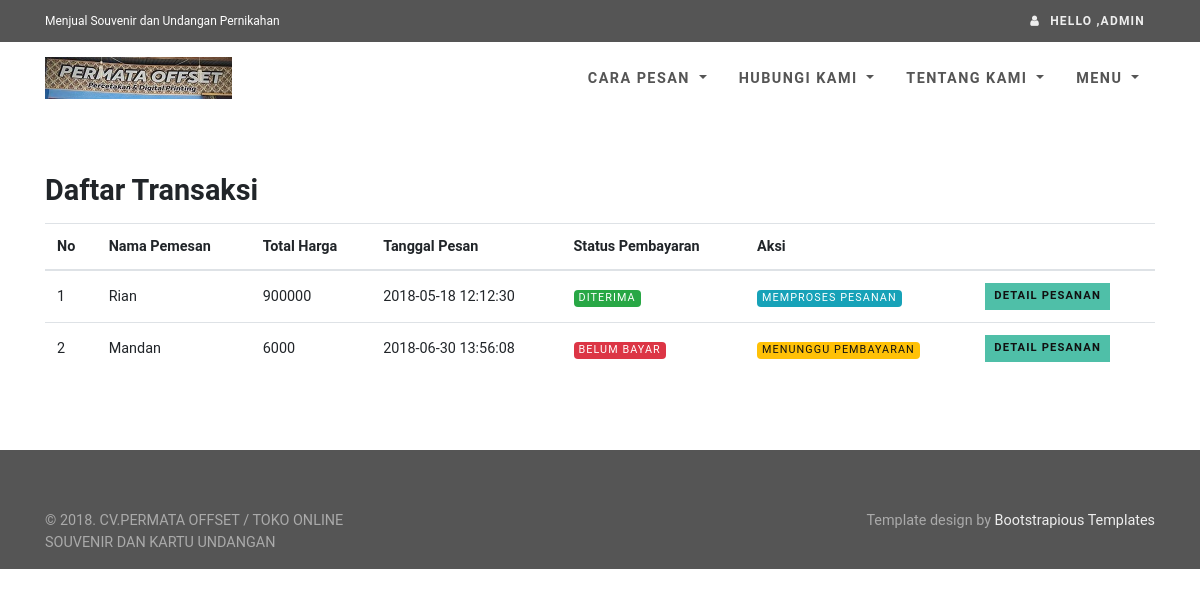
The app's page /admin/daftar-transaksi.php (signed in), older data.
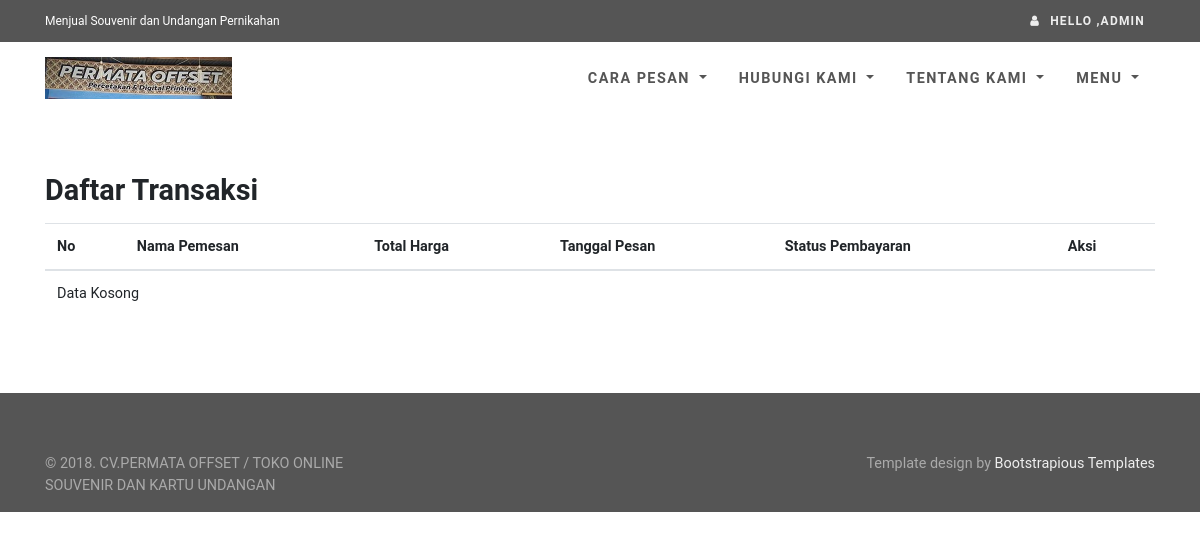
The same page, newer data.
### tables this page shows
CREATE TABLE `tbl_pemesanan` (
  `id_pemesanan` varchar(100) NOT NULL,
  `nama_pemesan` varchar(200) NOT NULL,
  `alamat_pemesan` varchar(255) NOT NULL,
  `no_telp` varchar(14) NOT NULL,
  `id_user` int(11) NOT NULL,
  `total_harga` int(11) NOT NULL,
  `jumlah_pesan` int(11) NOT NULL,
  `id_produk` int(11) NOT NULL,
  `tgl_pesan` timestamp NOT NULL DEFAULT CURRENT_TIMESTAMP ON UPDATE CURRENT_TIMESTAMP,
  `id_kota` int(11) DEFAULT NULL,
  PRIMARY KEY (`id_pemesanan`)
);

### db.php (called while the page is built, shortened)
<?php
class Sparrow {
    protected $sql;
    protected $db;
    protected $db_type;
    protected $stats;
    public $is_cached = false;
    public $stats_enabled = false;
    public $key_prefix = '';
    public function build($sql, $input) {
        return (strlen($input) > 0) ? ($sql.' '.$input) : $sql;
    }
    public function parseConnection($connection) {
        $url = parse_url($connection);
        $cfg = array();
        $cfg['type'] = isset($url['scheme']) ? $url['scheme'] : $url['path'];
        $cfg['hostname'] = isset($url['host']) ? $url['host'] : null;
        $cfg['database'] = isset($url['path']) ? substr($url['path'],1) : null;
        $cfg['username'] = isset($url['user']) ? $url['user'] : null;
        $cfg['password'] = isset($url['pass']) ? $url['pass'] : null;
        $cfg['port'] = isset($url['port']) ? $url['port'] : null;
        return $cfg;
    }
    public function reset() {
        $this->where = '';
        $this->order = '';
        $this->groups = '';
        $this->having = '';
        $this->limit = '';
        $this->offset = '';
        $this->sql = '';
    }
    protected function parseCondition($field, $value = null, $join = '', $escape = true) {
        if (is_string($field)) {
            $operator = '';
            if (!empty($operator)) {
                switch ($operator) {
                    case '%':
                        $condition = ' LIKE ';
                        break;
                    case '!%':
                        $condition = ' NOT LIKE ';
                        break;
                    case '@':
                        $condition = ' IN ';
                        break;
                    case '!@':
                        $condition = ' NOT IN ';
                        break;
                    default:
                        $condition = $operator;
                }
            }
            else {
                $condition = '=';
            }
            if (is_array($value)) {
                if (strpos($operator, '@') === false) $condition = ' IN ';
                $value = '('.implode(',', array_map(array($this, 'quote'), $value)).')';
            }
            else {
                $value = ($escape && !is_numeric($value)) ? $this->quote($value) : $value;
            }
            return $join.' '.str_replace('|', '', $field).$condition.$value;
        }
        else if (is_array($field)) {
            $str = '';
            foreach ($field as $key => $value) {
                $str .= $this->parseCondition($key, $value, $join, $escape);
                $join = '';
            }
            return $str;
        }
        else {
            throw new Exception('Invalid where condition.');
        }
    }
    public function from($table, $reset = true) {
        $this->table = $table;
        return $this;
    }
    public function join($table, array $fields, $type = 'INNER') {
        return $this;
    }
    public function leftJoin($table, array $fields) {
        return $this->join($table, $fields, 'LEFT OUTER');
    }
    public function limit($limit, $offset = null) {
        return $this;
    }
    public function distinct($value = true) {
        $this->distinct = ($value) ? 'DISTINCT' : '';
        return $this;
    }
    public function select($fields = '*', $limit = null, $offset = null) {
        $fields = (is_array($fields)) ? implode(',', $fields) : $fields;
        return $this;
    }
    public function sql($sql = null) {
        if ($sql !== null) {
            $this->sql = trim(
                (is_array($sql)) ?
                    array_reduce($sql, array($this, 'build')) :
                    $sql
            );
            return $this;
        }
        return $this->sql;
    }
    public function setDb($db) {
        $this->db = null;
        if (is_string($db)) {
            $this->setDb($this->parseConnection($db));
        }
        else if (is_array($db)) {
            switch ($db['type']) {
                case 'mysqli':
                    $this->db = new mysqli(
                        $db['hostname'],
                        $db['username'],
                        $db['password'],
                        $db['database']
                    );
                    break;
            }
            $this->db_type = $db['type'];
        }
    }
    public function execute($key = null, $expire = 0) {
        $result = null;
        $this->is_cached = false;
        if (!empty($this->sql)) {
            $error = null;
            switch ($this->db_type) {
                case 'mysqli':
                    $result = $this->db->query($this->sql);
                    break;
            }
        }
        return $result;
    }
    public function many($key = null, $expire = 0) {
        $data = array();
        $result = $this->execute($key, $expire);
        if ($this->is_cached) {
            $data = $result;
            if ($this->stats_enabled) {
                $this->stats['cached'][$this->key_prefix.$key] = $this->sql;
            }
        }
        else {
            switch ($this->db_type) {
                case 'mysqli':
                    if (function_exists('mysqli_fetch_all')) {
                        $data = $result->fetch_all(MYSQLI_ASSOC);
                    }
                    else {
                        while ($row = $result->fetch_assoc()) {
                            $data[] = $row;
                        }
                    }
                    break;
            }
        }
        return $data;
    }
}

### admin/daftar-transaksi.php (the view, shortened to what the changed rows need)
<?php
require "../koneksi.php";
include "../template/head.php";
?>
<body>
<div id="all">
<?php
$tableConf = array(
	array(
		"name"		=>	"nama_pemesan",
		"caption"	=>	"Nama Pemesan"
	),
	array(
		"name"		=>	"total_harga",
		"caption"	=>	"Total Harga"
	),
	array(
		"name"		=>	"tgl_pesan",
		"caption"	=>	"Tanggal Pesan"
	),
	array(
		"name"		=>	"status_pembayaran",
		"caption"	=>	"Status Pembayaran"
	)
);
if(isset($_GET['id_pemesanan'])){
	$detail = $db->from('tbl_pemesanan')
	    ->leftJoin('tbl_pembayaran', array('tbl_pemesanan.id_pemesanan' => 'tbl_pembayaran.id_pemesanan'))
	    ->join('tbl_produk', array('tbl_pemesanan.id_produk' => 'tbl_produk.id_produk'))
        ->join('tbl_kota', array('tbl_pemesanan.id_kota' => 'tbl_kota.id_kota'))
	    ->select(array('tbl_pemesanan.*','tbl_pembayaran.status_pembayaran','tbl_produk.*'))
	    ->where('tbl_pemesanan.id_pemesanan',$_GET['id_pemesanan'])
        ->select(array('tbl_pemesanan.*','tbl_pembayaran.status_pembayaran','tbl_produk.*','tbl_kota.*'))
	    ->one();
	echo $db->from('tbl_pemesanan')
	    ->leftJoin('tbl_pembayaran', array('tbl_pemesanan.id_pemesanan' => 'tbl_pembayaran.id_pemesanan'))
	    ->join('tbl_produk', array('tbl_pemesanan.id_produk' => 'tbl_produk.id_produk'))
        ->join('tbl_kota', array('tbl_pemesanan.id_kota' => 'tbl_kota.id_kota'))
	    ->select(array('tbl_pemesanan.*','tbl_pembayaran.status_pembayaran','tbl_produk.*'))
	    ->where('tbl_pemesanan.id_pemesanan',$_GET['id_pemesanan'])
        ->select(array('tbl_pemesanan.*','tbl_pembayaran.status_pembayaran','tbl_produk.*','tbl_kota.*'))->sql();
}else $dataTable = $db->from('tbl_pemesanan')
		->distinct()
	    ->leftJoin('tbl_pembayaran', array('tbl_pemesanan.id_pemesanan' => 'tbl_pembayaran.id_pemesanan'))
	    ->select(array('tbl_pemesanan.*','tbl_pembayaran.status_pembayaran'))
	    ->many();
?>
<div id="content">
<div class="container">
<div class="row bar mb-0">
<div class="col-md-12">
<?php
if(isset($_GET['id_pemesanan'])){
$foto = $db->from('tbl_foto_produk')->where('id_produk',$detail['id_produk'])->select()->many();
var_dump($detail);
?>
<h2>Produk Yang Dipesan</h2>
<div class="products-big">
<div class="row products">
<?php
foreach($foto as $f){
?>
	<div class="col-md-4 col-xs-12">
	<div class="product">
	  <div class="image"><img src="<?php echo $base_url; ?>/produk/<?php echo $f['foto_produk']; ?>" alt="" class="img-fluid image1"></div>
	</div>
  </div>
<?php
}
?>
</div>
</div>
<h2>Detail Transaksi</h2>
<?php
	if(empty($detail)){
		alert('danger','Transaksi tidak ditemukan');
	}else{
		$detailForm = array(
				array(
					"name"	=>	"input_group",
					"list"	=>	array(
						array(
							"name"	=>	"nama_pemesan",
							"label"	=>	"Nama Pemesan",
							"type"	=>	"input",
							"inputType"	=>	"text",
							"col"	=>	"12",
							"value"	=>  $detail['nama_pemesan'],
							"readonly"	=> true
						),
                        array(
							"name"	=>	"id_kota",
							"label"	=>	"Kota Tujuan",
							"type"	=>	"input",
							"inputType"	=>	"text",
							"col"	=> "12",
							"value"	=>  $detail['nm_kota']." (Biaya pengiriman ".$detail['tarif'].")",
							"readonly"	=> true
						),
						array(
							"name"	=>	"alamat_pemesan",
							"label"	=>	"Alamat Pemesan",
							"type"	=>	"textarea",
							"inputType"	=>	"text",
							"col"	=> "12",
							"value"	=>  $detail['alamat_pemesan'],
							"readonly"	=> true
						),
						array(
							"name"	=>	"no_telp",
							"label"	=>	"Nomor Telepon",
							"type"	=>	"input",
							"inputType"	=>	"text",
							"col"	=> "6",
							"value"	=>  $detail['no_telp'],
							"readonly"	=> true
						),
						array(
							"name"	=>	"harga",
							"label"	=>	"Harga Produk",
							"type"	=>	"input",
							"inputType"	=>	"number",
							"readonly"	=> true,
							"col"	=> "3",
							"value"	=>  $detail['harga'],
							"readonly"	=> true
						),
						array(
							"name"	=>	"jumlah_pesan",
							"label"	=>	"Jumlah Pesan",
							"type"	=>	"input",
							"inputType"	=>	"number",
							"readonly"	=> true,
							"col"	=> "3",
							"value"	=>  $detail['jumlah_pesan'],
							"readonly"	=> true
						),
						array(
							"name"	=>	"total_harga",
							"label"	=>	"Total Harga",
							"type"	=>	"input",
							"inputType"	=>	"number",
							"value"	=> $detail['total_harga'],
							"readonly"	=> true,
							"col"	=> "12",
							"readonly"	=> true
						)
					)
				)
			);
		formGenerator($detailForm);
		if($detail['jenis_produk'] == 'Undangan'){
		$dataUndangan = $db->from('tbl_detail_pesanan')->where('id_pemesanan',$_GET['id_pemesanan'])->select()->one();
			?>
<h2>Detail Undangan</h2>
<label for="nama_mempelai"><b>Nama Mempelai</b></label>
<p class="form-control"><?php echo $dataUndangan['nama_mempelai']; ?></p>
<label for="nama_orangtua"><b>Nama Orang Tua</b></label>
<p class="form-control"><?php echo $dataUndangan['nama_orangtua']; ?></p>
<label for="tgl_akadnikah"><b>Tanggal Akad Nikah</b></label>
<p class="form-control"><?php echo $dataUndangan['tgl_akadnikah']; ?></p>
<label for="tgl_resepsi"><b>Tanggal Resepsi</b></label>
<p class="form-control"><?php echo $dataUndangan['tgl_resepsi']; ?></p>
<label for="waktu_akadnikah"><b>Jam Akad Nikah</b></label>
<p class="form-control"><?php echo $dataUndangan['waktu_akadnikah']; ?></p>
<label for="waktu_resepsi"><b>Jam Resepsi</b></label>
<p class="form-control"><?php echo $dataUndangan['waktu_resepsi']; ?></p>
<label for="alamat_akadnikah"><b>Alamat Akad Nikah</b></label>
<p class="form-control"><?php echo $dataUndangan['alamat_akadnikah']; ?></p>
<label for="alamat_resepsi"><b>Alamat Resepsi</b></label>
<p class="form-control"><?php echo $dataUndangan['alamat_resepsi']; ?></p>
<label for="anggota_keluarga"><b>Anggota Keluarga Yang Mengundang</b></label>
<p class="form-control"><?php echo $dataUndangan['anggota_keluarga']; ?></p>
<label for="foto_lokasi"><b>Foto Denah Lokasi</b></label>
<p class="form-control"><?php echo "<img src='".$base_url."/lokasi/".$dataUndangan['foto_lokasi']."' width='300' height='300'/>" ?></p>
		<?php
	}
		echo '<a class="btn btn-success" href="daftar-transaksi.php">Kembali >></a>';
	}
}else{
?>
<h2>Daftar Transaksi</h2>
<div class="table-responsive">
<table class="table table-hover">
<thead>
<tr>
<th>No</th>
<?php
foreach($tableConf as $t){
	echo "<th>".$t['caption']."</th>";
}
?>
<th colspan=2>Aksi</th>
</tr>
</thead>
<tbody>
<?php
$no = 1;
if(count($dataTable) == 0){
	echo "<tr><td colspan=".(count($tableConf)+2).">Data Kosong</td></tr>";
}else{
	foreach($dataTable as $r){
		echo "
			<tr>
				<td>".$no."</td>";
		foreach($tableConf as $t){
			if($t['name'] == 'status_pembayaran'){
				if($r['status_pembayaran'] == null){
					echo "<td><span class='badge badge-danger'>Belum Bayar</span></td>";
				}else if($r['status_pembayaran'] == 'Diterima'){
					echo "<td><span class='badge badge-success'>".$r['status_pembayaran']."</span></td>";
				}else if($r['status_pembayaran'] == 'Diproses'){
					echo "<td><span class='badge badge-info'>".$r['status_pembayaran']."</span></td>";
				}else if($r['status_pembayaran'] == 'Ditolak'){
					echo "<td><span class='badge badge-danger'>".$r['status_pembayaran']."</span></td>";
				}
			}
			else echo "<td>".$r[$t['name']]."</td>";
			if($t['name'] == 'status_pembayaran'){
				if($r['status_pembayaran'] == 'Diproses'){
					echo "<td><a class='btn btn-info btn-sm' href='".$base_url."/admin/verifikasi-pembayaran.php?id_pemesanan=".$r['id_pemesanan']."'>Verifikasi Pembayaran</span></td>";
				}else if($r['status_pembayaran'] == 'Diterima') echo "<td><span class='badge badge-info'>Memproses Pesanan</span></td>";
				else echo "<td><span class='badge badge-warning'>Menunggu Pembayaran</span></td>";
			}
		}
		$no++;
		echo "<td><a class='btn btn-sm btn-primary' href='daftar-transaksi.php?id_pemesanan=".$r['id_pemesanan']."'>Detail Pesanan</a></td>";
	}
}
?>
</tbody>
</table>
</div>
<?php
	}
?>
</div>
</div>
</div>
</div>
</body>
</html>

Row changes from the older to the newer data that the page shows:
removed tbl_pemesanan: nama_pemesan "Rian", total_harga "900000", tgl_pesan "2018-05-18 12:12:30", status_pembayaran "DITERIMA"
removed tbl_pemesanan: nama_pemesan "Mandan", total_harga "6000", tgl_pesan "2018-06-30 13:56:08"
Text that changed along with them:
text now shown: "Data Kosong"
